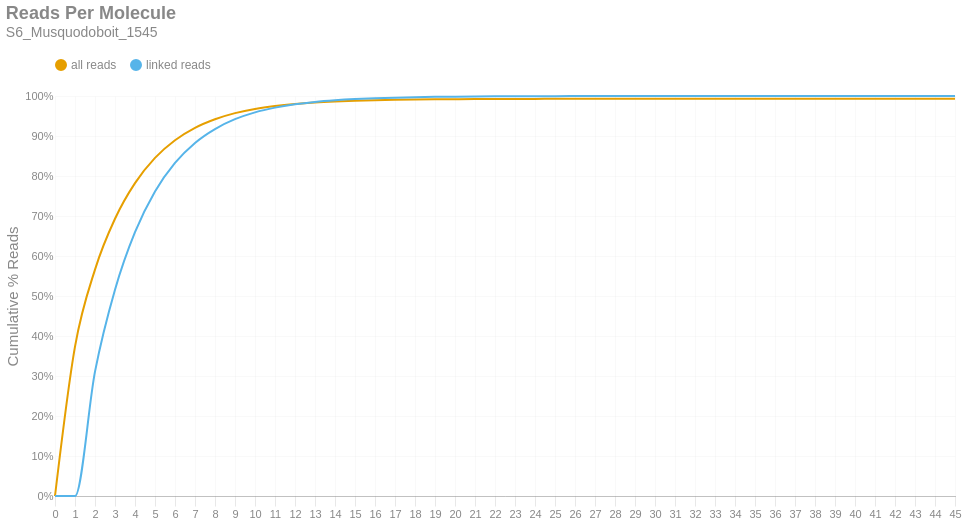

Write notebook code for a chart like this one.
### Markdown cell above
### Reads per Molecule
This chart shows the cumulative distribution of the number of reads per linked molecule. That is, how many alignments are associated with a unique molecule. This excludes the number of reads associated with invalid or absent linked-read barcodes. The `linked` histogram is the percentages recalculated when disregarding singletons.

### Code cell
if SKIPLR:
    print_html(f"Skipped")
else:
    counts = np.bincount(valids['reads'].cast(pl.Int64).to_numpy())
    weighted = counts * np.arange(len(counts))
    all_perc = weighted / n_reads
    linked_perc = weighted / n_linked_reads
    linked_perc[1] = 0
    binned_df = pl.DataFrame({
        'readsper': list(range(len(counts))),
        'all reads (cumsum)': np.cumsum(all_perc).tolist(),
        'linked reads (cumsum)': np.cumsum(linked_perc).tolist(),
    })

    with SafeRender(binned_df):
        (
            density_plot(binned_df, 'Reads Per Molecule', samplename, 'readspmol')
            .encode(
                x=alt.X('readsper:O', title=None).axis(labelAngle=0).scale(padding=0),
                y=alt.Y('value:Q', title='Cumulative % Reads').axis(format='%').stack(False),
                color=alt.Color("key:N").scale(domain=["all reads", "linked reads"]),
                tooltip=[
                    alt.Tooltip("key:N", title="Data Type"),
                    alt.Tooltip("readsper:O", title="Reads Per Molecule"),
                    alt.Tooltip("value:Q", format=".2%", title="% Reads (Cum.)")
                ]            
            )
        ).display()

### Figure 1 — Vega-Lite specification as saved in the notebook (floating-point values rounded to 4 significant figures)
{"width": "container", "height": 400, "config": {"title": {"anchor": "start", "dy": -15, "fontSize": 18, "color": "#888888", "subtitleColor": "#888888", "subtitleFontSize": 14}, "arc": {"fill": "#0072B2"}, "axis": {"domainColor": "#888888", "domainWidth": 0.5, "gridWidth": 0.2, "grid": false, "titleFontWeight": 400, "titleFontSize": 15, "labelFontSize": 11, "labelColor": "#888888", "tickColor": "#888888", "tickWidth": 0.2, "titleColor": "#888888"}, "axisBand": {"grid": false}, "axisX": {"grid": true, "tickSize": 10, "domainCap": "round"}, "axisY": {"domain": false, "grid": true, "tickSize": 0, "domainCap": "round"}, "background": "transparent", "header": {"labelFontSize": 15, "labelColor": "#888888", "titleFontSize": 15, "titleFontWeight": 600, "titleColor": "#888888"}, "legend": {"labelFont": "sans-serif", "labelFontSize": 12, "labelColor": "#888888", "symbolSize": 100, "symbolType": "circle", "titleFontSize": 12, "titlePadding": 10, "titleColor": "#888888", "title": null, "orient": "top"}, "range": {"category": ["#E69F00", "#56B4E9", "#009E73", "#F0E442", "#0072B2", "#D55E00", "#CC79A7", "#000000"], "diverging": ["#cfe8f3", "#a2d4ec", "#73bfe2", "#46abdb", "#1696d2", "#12719e"]}, "area": {"fill": "#0072B2", "fillOpacity": 0.7, "line": true, "strokeOpacity": 0.7}, "line": {"color": "#0072B2", "stroke": "#0072B2", "strokeWidth": 2}, "trail": {"color": "#0072B2", "stroke": "#0072B2", "strokeWidth": 0, "size": 1}, "point": {"filled": true, "fillOpacity": 1.0, "size": 95}, "text": {"color": "#888888", "fontSize": 11, "align": "right", "fontWeight": 400, "size": 11}, "bar": {"fill": "#0072B2", "stroke": null}, "view": {"stroke": null, "continuousWidth": 660, "continuousHeight": 400}}, "data": {"name": "data-b1b25d026e0afd71ae5036b7f83b4042"}, "mark": {"type": "line", "interpolate": "monotone", "point": {"opacity": 0, "size": 275}}, "encoding": {"color": {"field": "key", "scale": {"domain": ["all reads", "linked reads"]}, "type": "nominal"}, "tooltip": [{"field": "key", "title": "Data Type", "type": "nominal"}, {"field": "readsper", "title": "Reads Per Molecule", "type": "ordinal"}, {"field": "value", "format": ".2%", "title": "% Reads (Cum.)", "type": "quantitative"}], "x": {"axis": {"labelAngle": 0}, "field": "readsper", "scale": {"padding": 0}, "title": null, "type": "ordinal"}, "y": {"axis": {"format": "%"}, "field": "value", "stack": false, "title": "Cumulative % Reads", "type": "quantitative"}}, "params": [{"name": "param_c36ac31b6afebe62", "select": {"type": "point", "fields": ["key"]}, "bind": "legend"}], "title": {"text": "Reads Per Molecule", "subtitle": "S6_Musquodoboit_1545"}, "transform": [{"fold": ["all reads (cumsum)", "linked reads (cumsum)"]}, {"calculate": "replace(datum.key, ' (cumsum)', '')", "as": "key"}, {"filter": {"param": "param_c36ac31b6afebe62"}}], "usermeta": {"embedOptions": {"downloadFileName": "S6_Musquodoboit_1545.readspmol"}}, "$schema": "https://vega.github.io/schema/vega-lite/v6.1.0.json", "datasets": {"data-b1b25d026e0afd71ae5036b7f83b4042": [{"readsper": 0, "all reads (cumsum)": 0.0, "linked reads (cumsum)": 0.0}, {"readsper": 1, "all reads (cumsum)": 0.3735, "linked reads (cumsum)": 0.0}, {"readsper": 2, "all reads (cumsum)": 0.5661, "linked reads (cumsum)": 0.3108}, {"readsper": 3, "all reads (cumsum)": 0.6931, "linked reads (cumsum)": 0.5158}, {"readsper": 4, "all reads (cumsum)": 0.7821, "linked reads (cumsum)": 0.6596}, {"readsper": 5, "all reads (cumsum)": 0.8452, "linked reads (cumsum)": 0.7614}, {"readsper": 6, "all reads (cumsum)": 0.8895, "linked reads (cumsum)": 0.8328}, {"readsper": 7, "all reads (cumsum)": 0.9204, "linked reads (cumsum)": 0.8827}, {"readsper": 8, "all reads (cumsum)": 0.9419, "linked reads (cumsum)": 0.9175}, {"readsper": 9, "all reads (cumsum)": 0.9572, "linked reads (cumsum)": 0.942}, {"readsper": 10, "all reads (cumsum)": 0.9677, "linked reads (cumsum)": 0.9591}, {"readsper": 11, "all reads (cumsum)": 0.9751, "linked reads (cumsum)": 0.9709}, {"readsper": 12, "all reads (cumsum)": 0.9803, "linked reads (cumsum)": 0.9793}, {"readsper": 13, "all reads (cumsum)": 0.9839, "linked reads (cumsum)": 0.9853}, {"readsper": 14, "all reads (cumsum)": 0.9865, "linked reads (cumsum)": 0.9894}, {"readsper": 15, "all reads (cumsum)": 0.9884, "linked reads (cumsum)": 0.9924}, {"readsper": 16, "all reads (cumsum)": 0.9897, "linked reads (cumsum)": 0.9945}, {"readsper": 17, "all reads (cumsum)": 0.9906, "linked reads (cumsum)": 0.9959}, {"readsper": 18, "all reads (cumsum)": 0.9913, "linked reads (cumsum)": 0.9971}, {"readsper": 19, "all reads (cumsum)": 0.9917, "linked reads (cumsum)": 0.9978}, {"readsper": 20, "all reads (cumsum)": 0.9921, "linked reads (cumsum)": 0.9984}, {"readsper": 21, "all reads (cumsum)": 0.9924, "linked reads (cumsum)": 0.9989}, {"readsper": 22, "all reads (cumsum)": 0.9926, "linked reads (cumsum)": 0.9992}, {"readsper": 23, "all reads (cumsum)": 0.9927, "linked reads (cumsum)": 0.9994}, {"readsper": 24, "all reads (cumsum)": 0.9928, "linked reads (cumsum)": 0.9995}, {"readsper": 25, "all reads (cumsum)": 0.9929, "linked reads (cumsum)": 0.9996}, {"readsper": 26, "all reads (cumsum)": 0.9929, "linked reads (cumsum)": 0.9998}, {"readsper": 27, "all reads (cumsum)": 0.993, "linked reads (cumsum)": 0.9998}, {"readsper": 28, "all reads (cumsum)": 0.993, "linked reads (cumsum)": 0.9998}, {"readsper": 29, "all reads (cumsum)": 0.993, "linked reads (cumsum)": 0.9999}, {"readsper": 30, "all reads (cumsum)": 0.993, "linked reads (cumsum)": 0.9999}, {"readsper": 31, "all reads (cumsum)": 0.993, "linked reads (cumsum)": 0.9999}, {"readsper": 32, "all reads (cumsum)": 0.9931, "linked reads (cumsum)": 1.0}, {"readsper": 33, "all reads (cumsum)": 0.9931, "linked reads (cumsum)": 1.0}, {"readsper": 34, "all reads (cumsum)": 0.9931, "linked reads (cumsum)": 1.0}, {"readsper": 35, "all reads (cumsum)": 0.9931, "linked reads (cumsum)": 1.0}, {"readsper": 36, "all reads (cumsum)": 0.9931, "linked reads (cumsum)": 1.0}, {"readsper": 37, "all reads (cumsum)": 0.9931, "linked reads (cumsum)": 1.0}, {"readsper": 38, "all reads (cumsum)": 0.9931, "linked reads (cumsum)": 1.0}, {"readsper": 39, "all reads (cumsum)": 0.9931, "linked reads (cumsum)": 1.0}, {"readsper": 40, "all reads (cumsum)": 0.9931, "linked reads (cumsum)": 1.0}, {"readsper": 41, "all reads (cumsum)": 0.9931, "linked reads (cumsum)": 1.0}, {"readsper": 42, "all reads (cumsum)": 0.9931, "linked reads (cumsum)": 1.0}, {"readsper": 43, "all reads (cumsum)": 0.9931, "linked reads (cumsum)": 1.0}, {"readsper": 44, "all reads (cumsum)": 0.9931, "linked reads (cumsum)": 1.0}, {"readsper": 45, "all reads (cumsum)": 0.9931, "linked reads (cumsum)": 1.0}]}}
